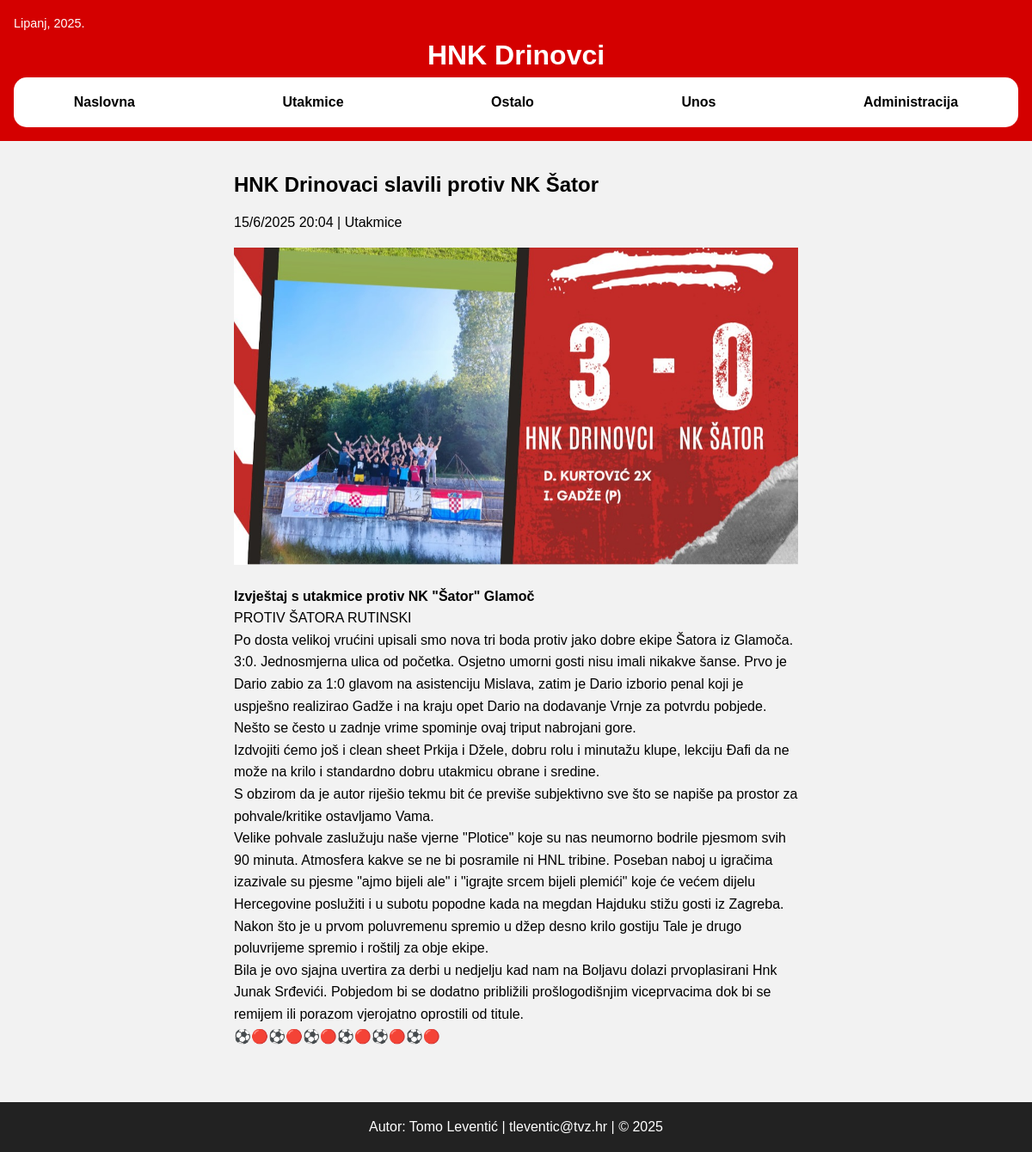
The app's page /clanak.php?id=9 with its own data.
### tables this page shows
CREATE TABLE `vijesti` (
  `id` int(11) NOT NULL,
  `naslov` varchar(255) NOT NULL,
  `sazetak` text NOT NULL,
  `tekst` text NOT NULL,
  `slika` varchar(255) DEFAULT NULL,
  `kategorija` varchar(50) NOT NULL,
  `arhiva` tinyint(1) DEFAULT 0,
  `datum` datetime DEFAULT current_timestamp()
);

### clanak.php (the view, shortened to what this page needs)
<?php
$conn = new mysqli("localhost", "root", "", "hnkdrinovci");
$conn->set_charset("utf8mb4");
$id = intval($_GET['id'] ?? 0);
$stmt = $conn->prepare("SELECT * FROM vijesti WHERE id = ?");
$stmt->bind_param("i", $id);
$stmt->execute();
$result = $stmt->get_result();
$row = $result->fetch_assoc();
?>
<!DOCTYPE html>
<html lang="hr">
    <head>
        <link rel="stylesheet" href="style.css">
    </head>
<body>
    <header>
        <div class="date">Lipanj, 2025.</div>
        <h1>HNK Drinovci</h1>
        <nav>
            <ul>
                <li><a href="index.php">Naslovna</a></li>
                <li><a href="kategorija.php?kategorija=utakmice">Utakmice</a></li>
                <li><a href="kategorija.php?kategorija=ostalo">Ostalo</a></li>
                <li><a href="unos.php">Unos</a></li>
                <li><a href="administrator.php">Administracija</a></li>
            </ul>
        </nav>
    </header>
    <main class="article-page">
        <h2><?php echo htmlspecialchars($row['naslov']); ?></h2>
        <p class="date"><?php echo date("j/n/Y H:i", strtotime($row['datum'])); ?> | <?php echo $row['kategorija']==='utakmice'? 'Utakmice' : 'Ostale vijesti'; ?></p>
        <?php if ($row['slika']): ?>
        <img src="<?php echo $row['slika']; ?>" alt="">
        <?php endif; ?>
        <p><strong><?php echo htmlspecialchars($row['sazetak']); ?></strong></p>
        <p><?php echo nl2br(htmlspecialchars($row['tekst'])); ?></p>
    </main>
    <footer>
        <p>Autor: Tomo Leventić | tleventic@tvz.hr | © 2025</p>
    </footer>
</body>
</html>

### style.css (style rules this page uses)
* { margin: 0; padding: 0; box-sizing: border-box; }
body { font-family: Arial, sans-serif; background: #f2f2f2; color: #000; line-height: 1.6; align-items: center; }
a { color: #000; text-decoration: none; }
header { background: #d40000; color: white; padding: 1em; text-align: center; }
header .date { text-align: left; font-size: 0.9em; }
nav ul { display: flex; justify-content: space-around; gap: 2em; list-style: none; background: white; padding: 1em 0; border-radius: 15px; }
nav ul li a { text-decoration: none; color: black; font-weight: bold; }
main { padding: 2em; }
footer { background: #222; color: white; text-align: center; padding: 1em; margin-top: 2em; }
.article-page { max-width: 60%; margin-left: auto; margin-right: auto; }
.article-page h2 { font-size: 1.5em; color: #000; margin-bottom: 0.5em; }
.article-page img { width: 100%; margin: 1em 0; }

### records on screen
vijesti: naslov "HNK Drinovaci slavili protiv NK Šator", datum "15/6/2025 20:04", slika (picture), sazetak "Izvještaj s utakmice protiv NK \"Šator\" Glamoč", tekst "PROTIV ŠATORA RUTINSKI Po dosta velikoj vrućini upisali smo nova tri boda protiv jako dobre ekipe Šatora iz Glamoča. 3:0. Jednosmjerna ulica od početka. Osjetno umorni gosti nisu imali nikakve šanse. Prvo je Dario zabio za 1:0 glavom na asistenciju Mislava, zatim je Dario izborio penal koji je uspješno realizirao Gadže i na kraju opet Dario na dodavanje Vrnje za potvrdu pobjede. Nešto se često u zadnje vrime spominje ovaj triput nabrojani gore. Izdvojiti ćemo još i clean sheet Prkija i Džele, dobru rolu i minutažu klupe, lekciju Đafi da ne može na krilo i standardno dobru utakmicu obrane i sredine. S obzirom da je autor riješio tekmu bit će previše subjektivno sve što se napiše pa prostor…"
